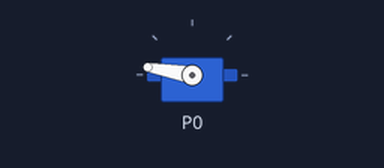
A program run on a simulated BBC micro:bit (MakeCode). On the bench: servo.

Above: at 0.05 s.
At 0.85 s:
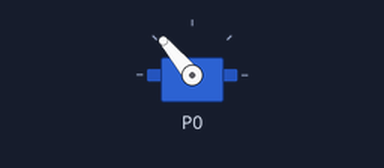
At 1.65 s:
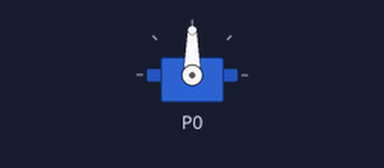
At 3.3 s:
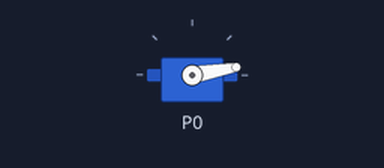
Timing chart, 0 to 7.6 s (numbered marks = the images above):
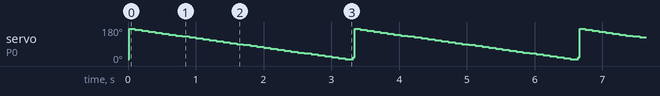

The program:

main.ts
```typescript
let angle = 0
servos.P0.setRange(10, 170)
basic.forever(function () {
    for (let index = 0; index <= 16; index++) {
        angle = index * 10 + 10
        servos.P0.setAngle(angle)
    }
    for (let index = 0; index <= 32; index++) {
        angle = index * -5 + 170
        servos.P0.setAngle(angle)
        basic.pause(100)
    }
})
```

test.ts
```typescript
// les tests vont ici ; cela ne sera pas compilé si ce paquet est utilisé en tant qu'extension.
```
